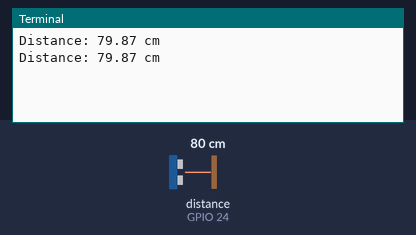
Simulated run of this program. Board: Raspberry Pi (BCM pin numbers). Shown: the last lines printed to the terminal. The inputs (shaded band) are chosen by the test bench; at power-on: distance to the obstacle (sensor on GPIO 24) 80 cm. The echo pulse lasts 58.3 µs per cm; the clock reads 2024-03-15 10:24:30 at power-on unless the program sets it.

Above: at 1.2 s.
1.3 s: distance to the obstacle (sensor on GPIO 24) set to 2 cm
At 2.6 s:
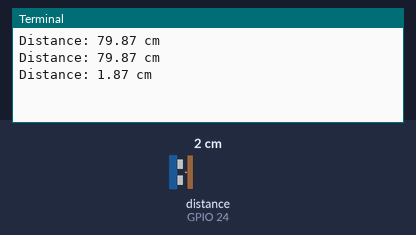
2.8 s: distance to the obstacle (sensor on GPIO 24) set to 4 cm
At 3.8 s:
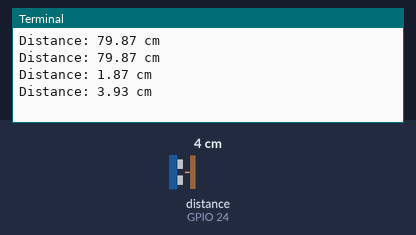
Timing chart, 0 to 5.8 s (numbered marks = the images above; inputs shaded):
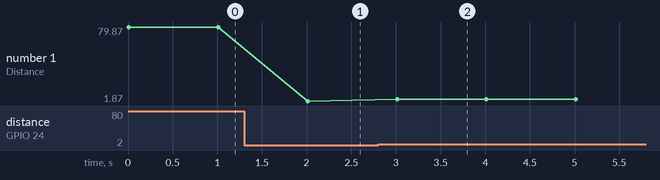

The program:

ultrasonic.py
```python
import RPi.GPIO as gpio
import time

# gpio mode
gpio.setmode(gpio.BCM)

# set pins
TRIG = 23
ECHO = 24

gpio.setup(TRIG, gpio.OUT)
gpio.setup(ECHO, gpio.IN)


def get_distance():
    # set trigger to high
    gpio.output(TRIG, True)

    # set trigger to low
    time.sleep(0.00001)
    gpio.output(TRIG, False)

    pulse_start = time.time()
    pulse_end = time.time()

    # get start time and break the loop if it stuck
    start_time = time.time()
    # get pulse start time
    while gpio.input(ECHO) == 0:
        pulse_start = time.time()
        if (time.time() - start_time) > 2:
            break

    # get time of arrival
    while gpio.input(ECHO) == 1:
        pulse_end = time.time()
        if (time.time() - start_time) > 2:
            break

    # difference between start and arrival
    pulse_duration = pulse_end - pulse_start

    distance = (pulse_duration * 34300) / 2

    return distance

if __name__ == "__main__":
    try:
        while True:
            distance = round(get_distance(), 2)
            print(f"Distance: {distance} cm")
            time.sleep(1)

    except:
        print("Keyboard interrupt")
        gpio.cleanup()
```

Measured:
- after the input at 1.3 s, the terminal: prints a new line after 0.71 s (image 1)
- after the input at 2.8 s, the terminal: prints a new line after 0.21 s (image 2)
- plotted number 1: 79.87 → 1.87 after the input at 1.3 s, 1.87 → 3.93 after the input at 2.8 s
